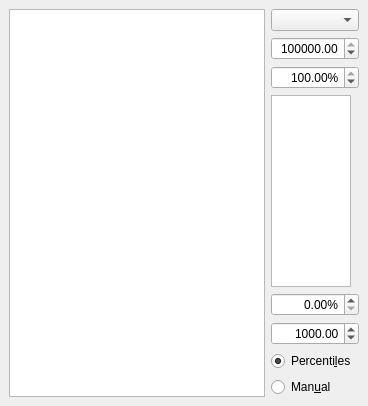
  <widget class="QDockWidget" name="depth_scan_dockWidget">
   <property name="windowTitle">
    <string>Depth scan</string>
   </property>
   <attribute name="dockWidgetArea">
    <number>2</number>
   </attribute>
   <widget class="QWidget" name="dockWidgetContents">
    <layout class="QHBoxLayout" name="horizontalLayout_5">
     <item>
      <widget class="ScanPlotWidget" name="depth_ViewWidget">
       <property name="sizePolicy">
        <sizepolicy hsizetype="Expanding" vsizetype="Expanding">
         <horstretch>1</horstretch>
         <verstretch>0</verstretch>
        </sizepolicy>
       </property>
      </widget>
     </item>
     <item>
      <layout class="QVBoxLayout" name="verticalLayout_2">
       <item>
        <widget class="QComboBox" name="depth_channel_ComboBox"/>
       </item>
       <item>
        <widget class="ScienDSpinBox" name="depth_cb_max_DoubleSpinBox">
         <property name="sizePolicy">
          <sizepolicy hsizetype="Fixed" vsizetype="Fixed">
           <horstretch>0</horstretch>
           <verstretch>0</verstretch>
          </sizepolicy>
         </property>
         <property name="maximumSize">
          <size>
           <width>100</width>
           <height>16777215</height>
          </size>
         </property>
         <property name="mouseTracking">
          <bool>true</bool>
         </property>
         <property name="acceptDrops">
          <bool>true</bool>
         </property>
         <property name="alignment">
          <set>Qt::AlignRight|Qt::AlignTrailing|Qt::AlignVCenter</set>
         </property>
         <property name="suffix">
          <string/>
         </property>
         <property name="decimals">
          <number>2</number>
         </property>
         <property name="minimum">
          <double>-1000000000.000000000000000</double>
         </property>
         <property name="maximum">
          <double>1000000000.000000000000000</double>
         </property>
         <property name="singleStep">
          <double>0.010000000000000</double>
         </property>
         <property name="value">
          <double>100000.000000000000000</double>
         </property>
        </widget>
       </item>
       <item>
        <widget class="ScienDSpinBox" name="depth_cb_high_percentile_DoubleSpinBox">
         <property name="maximumSize">
          <size>
           <width>100</width>
           <height>16777215</height>
          </size>
         </property>
         <property name="alignment">
          <set>Qt::AlignRight|Qt::AlignTrailing|Qt::AlignVCenter</set>
         </property>
         <property name="suffix">
          <string>%</string>
         </property>
         <property name="decimals">
          <number>2</number>
         </property>
         <property name="minimum">
          <double>0.000000000000000</double>
         </property>
         <property name="maximum">
          <double>100.000000000000000</double>
         </property>
         <property name="value">
          <double>100.000000000000000</double>
         </property>
        </widget>
       </item>
       <item>
        <widget class="PlotWidget" name="depth_cb_ViewWidget">
         <property name="maximumSize">
          <size>
           <width>80</width>
           <height>16777215</height>
          </size>
         </property>
        </widget>
       </item>
       <item>
        <widget class="ScienDSpinBox" name="depth_cb_low_percentile_DoubleSpinBox">
         <property name="maximumSize">
          <size>
           <width>100</width>
           <height>16777215</height>
          </size>
         </property>
         <property name="alignment">
          <set>Qt::AlignRight|Qt::AlignTrailing|Qt::AlignVCenter</set>
         </property>
         <property name="suffix">
          <string>%</string>
         </property>
         <property name="decimals">
          <number>2</number>
         </property>
         <property name="minimum">
          <double>0.000000000000000</double>
         </property>
         <property name="maximum">
          <double>100.000000000000000</double>
         </property>
         <property name="value">
          <double>0.000000000000000</double>
         </property>
        </widget>
       </item>
       <item>
        <widget class="ScienDSpinBox" name="depth_cb_min_DoubleSpinBox">
         <property name="sizePolicy">
          <sizepolicy hsizetype="Fixed" vsizetype="Fixed">
           <horstretch>0</horstretch>
           <verstretch>0</verstretch>
          </sizepolicy>
         </property>
         <property name="maximumSize">
          <size>
           <width>100</width>
           <height>16777215</height>
          </size>
         </property>
         <property name="mouseTracking">
          <bool>true</bool>
         </property>
         <property name="acceptDrops">
          <bool>true</bool>
         </property>
         <property name="alignment">
          <set>Qt::AlignRight|Qt::AlignTrailing|Qt::AlignVCenter</set>
         </property>
         <property name="accelerated">
          <bool>true</bool>
         </property>
         <property name="suffix">
          <string/>
         </property>
         <property name="decimals">
          <number>2</number>
         </property>
         <property name="minimum">
          <double>-1000000000.000000000000000</double>
         </property>
         <property name="maximum">
          <double>1000000000.000000000000000</double>
         </property>
         <property name="singleStep">
          <double>0.010000000000000</double>
         </property>
         <property name="value">
          <double>1000.000000000000000</double>
         </property>
        </widget>
       </item>
       <item>
        <widget class="QRadioButton" name="depth_cb_centiles_RadioButton">
         <property name="text">
          <string>Percenti&amp;les</string>
         </property>
         <property name="checked">
          <bool>true</bool>
         </property>
        </widget>
       </item>
       <item>
        <widget class="QRadioButton" name="depth_cb_manual_RadioButton">
         <property name="text">
          <string>Man&amp;ual</string>
         </property>
         <property name="checked">
          <bool>false</bool>
         </property>
        </widget>
       </item>
      </layout>
     </item>
    </layout>
   </widget>
  </widget>
